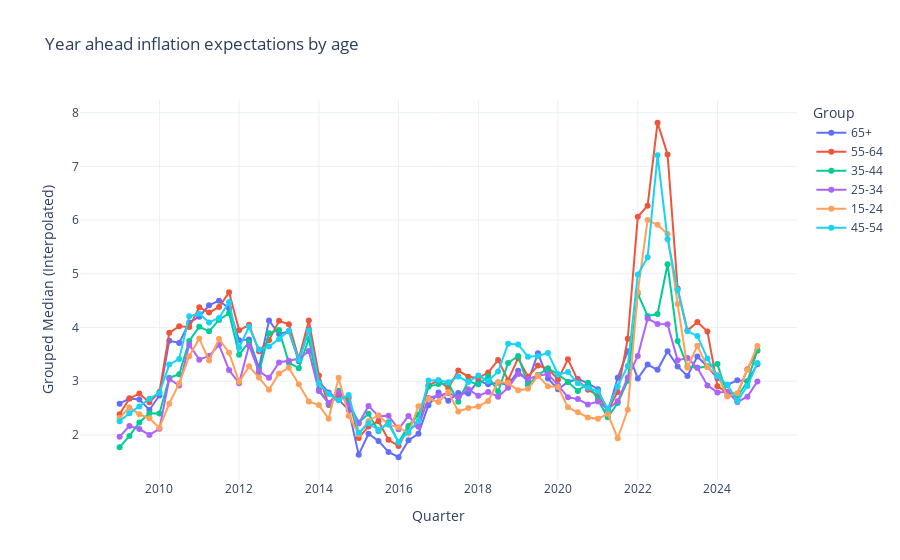

Notebook code cell kept with this figure:
### Code cell
plot_question_medians(q2a_median_by_age, age_map, title="Year ahead inflation expectations by age")
